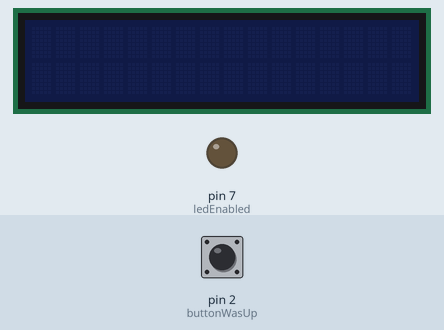
Bench run of a sketch on a simulated Arduino Uno, built with avr-gcc and run on an emulated ATmega328P. Shown: 16×2 character LCD, output pins drawn as LEDs (lit = HIGH). Dashed ring = blinking. The inputs (shaded band) are chosen by the test bench; at power-on: pin 2 (buttonWasUp) LOW.

Above: at 1.2 s.
1.3 s: pin 2 (buttonWasUp) pulled HIGH for 0.15 s
At 2.0 s:
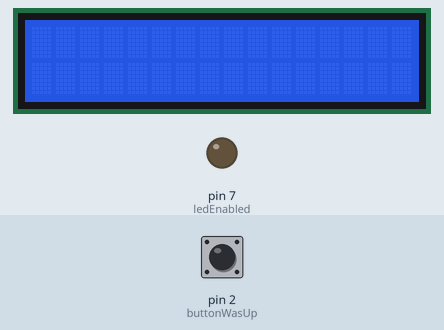
2.9 s: pin 2 (buttonWasUp) pulled HIGH for 1 s
At 5.1 s:
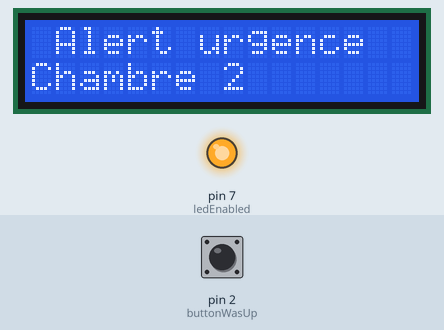
5.4 s: pin 2 (buttonWasUp) pulled HIGH for 0.15 s
At 6.1 s:
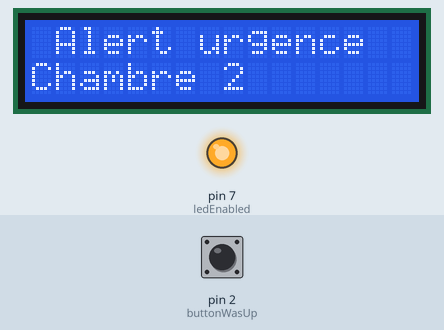
8.5 s: pin 2 (buttonWasUp) pulled HIGH for 1 s
At 8.52 s:
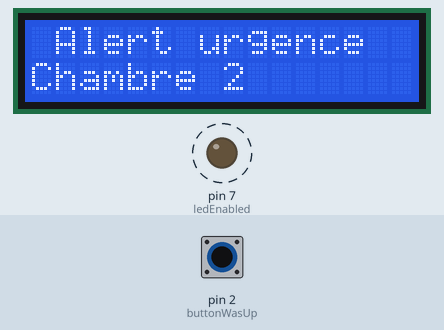
12.5 s: pin 2 (buttonWasUp) pulled HIGH for 3.2 s
At 16.6 s:
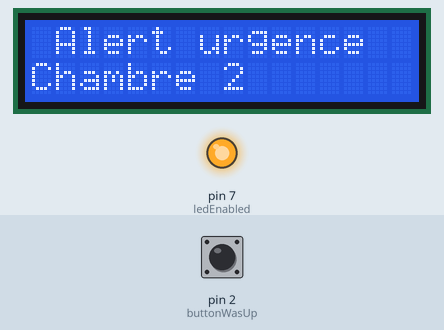
18.7 s: pin 2 (buttonWasUp) pulled HIGH for 1 s
At 18.87 s:
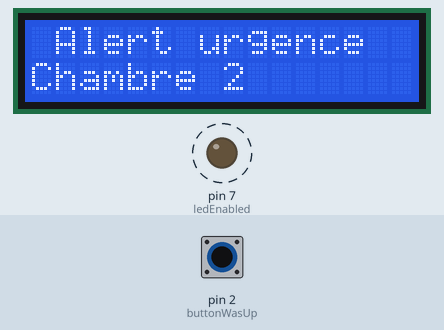
Timing chart, 0 to 21.7 s (numbered marks = the images above; inputs shaded):
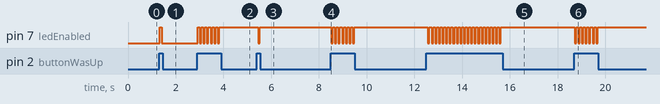

The sketch:

led_et_message_lcd.ino
```cpp
#include <Adafruit_LiquidCrystal.h>

#include "Wire.h"
#include "LiquidCrystal_I2C.h"

LiquidCrystal_I2C LCD(0x27,16,2); // définit le type d'écran lcd 16 x 2

 int buttonWasUp = 2;
 int ledEnabled = 7;


void setup() {
  pinMode(ledEnabled, OUTPUT);
  pinMode(buttonWasUp, INPUT);
}

void loop() {
  int state = 0;
  LCD.init();
  // int btn = digitalRead(buttonWasUp);
  // if(btn == 1) state = 1;

  //  LCD.noDisplay();
    if(digitalRead(buttonWasUp) == 1){
      state = 1;
        while(state == 1){

            digitalWrite(ledEnabled, 1);
            LCD.init(); // initialisation de l'afficheur
            LCD.backlight();

            LCD.setCursor(1, 0);
            LCD.print("Alert urgence");

            LCD.setCursor(0, 1);
            LCD.print("Chambre 2");
            // int btn = digitalRead(buttonWasUp);
            if(digitalRead(2) == 1){

             digitalWrite(ledEnabled, 0);
            //  LCD.init(); // initialisation d
             state = 0;
             LCD.display();
            }
          }
    }
  //  delay(1000);
  //  LCD.display();
  //  delay(1000);
}
```

Measured:
- after the input at 1.3 s, pin 7 (ledEnabled): LOW → HIGH at once, → LOW 0.09 s later; the display: first changes after 0.11 s (image 1 shows a later state)
- after the input at 2.9 s, pin 7 (ledEnabled): alternates HIGH for 0.09 s and LOW for 0.06 s, 13 changes in all, then stays HIGH, starting at once; the display: changes after 0.11 s (image 2)
- after the input at 5.4 s, pin 7 (ledEnabled): HIGH → LOW after 0.05 s, → HIGH 0.06 s later; the display: first changes after 0.11 s (image 3 shows a later state)
- after the input at 8.5 s, pin 7 (ledEnabled): alternates HIGH for 0.09 s and LOW for 0.06 s, 14 changes in all, then stays HIGH, starting at once
- after the input at 12.5 s, pin 7 (ledEnabled): alternates HIGH for 0.09 s and LOW for 0.06 s, 42 changes in all, then stays HIGH, starting after 0.07 s; the display: first changes after 0.13 s (image 5 shows a later state)
- after the input at 18.7 s, pin 7 (ledEnabled): alternates HIGH for 0.09 s and LOW for 0.06 s, 14 changes in all, then stays HIGH, starting at once; the display: first changes after 0.08 s (image 6 shows a later state)
